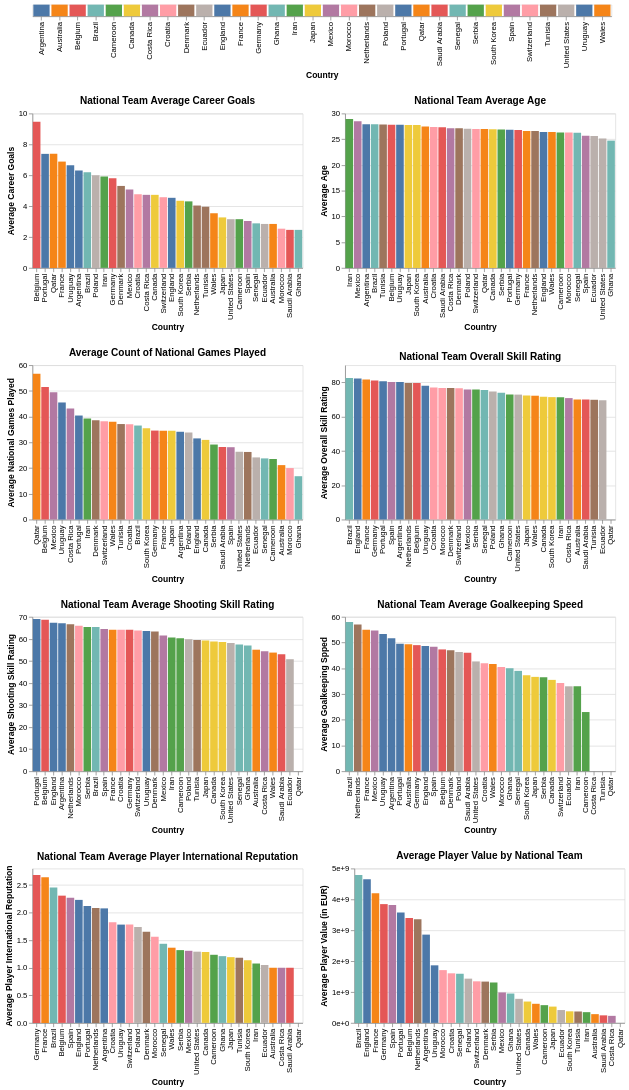

Here is the Vega-Lite specification saved for this chart:
### Vega-Lite specification from a JSON file in a GitHub repository (floating-point values rounded to 4 significant figures; data arrays with more than 128 entries replaced by an {"elided": "..."} marker saying what was removed)
{"config": {"view": {"continuousWidth": 400, "continuousHeight": 300}}, "vconcat": [{"data": {"name": "data-57d213fa20fcef856b897a2006d9629c"}, "mark": "bar", "encoding": {"color": {"condition": {"field": "Country", "legend": null, "type": "nominal", "selection": "selector422"}, "value": "lightgray"}, "x": {"field": "Country", "type": "nominal"}}, "height": 15, "selection": {"selector422": {"type": "multi", "fields": ["Country"]}}, "width": 750}, {"vconcat": [{"hconcat": [{"mark": "bar", "encoding": {"color": {"field": "Country", "type": "nominal"}, "x": {"field": "Country", "sort": "-y", "type": "nominal"}, "y": {"aggregate": "average", "field": "Total_Career_Goals", "title": "Average Career Goals", "type": "quantitative"}}, "height": 200, "title": "National Team Average Career Goals", "transform": [{"filter": {"selection": "selector422"}}], "width": 350}, {"mark": "bar", "encoding": {"color": {"field": "Country", "type": "nominal"}, "x": {"field": "Country", "sort": "-y", "type": "nominal"}, "y": {"aggregate": "average", "field": "Age", "title": "Average Age", "type": "quantitative"}}, "height": 200, "title": "National Team Average Age", "transform": [{"filter": {"selection": "selector422"}}], "width": 350}]}, {"hconcat": [{"mark": "bar", "encoding": {"color": {"field": "Country", "type": "nominal"}, "x": {"field": "Country", "sort": "-y", "type": "nominal"}, "y": {"aggregate": "average", "field": "Total_National_Games_Played_Caps", "title": "Average National Games Played", "type": "quantitative"}}, "height": 200, "title": "Average Count of National Games Played", "transform": [{"filter": {"selection": "selector422"}}], "width": 350}, {"mark": "bar", "encoding": {"color": {"field": "Country", "type": "nominal"}, "x": {"field": "Country", "sort": "-y", "type": "nominal"}, "y": {"aggregate": "average", "field": "overall", "title": "Average Overall Skill Rating", "type": "quantitative"}}, "height": 200, "title": "National Team Overall Skill Rating", "transform": [{"filter": {"selection": "selector422"}}], "width": 350}]}, {"hconcat": [{"mark": "bar", "encoding": {"color": {"field": "Country", "type": "nominal"}, "x": {"field": "Country", "sort": "-y", "type": "nominal"}, "y": {"aggregate": "average", "field": "shooting", "title": "Average Shooting Skill Rating", "type": "quantitative"}}, "height": 200, "title": "National Team Average Shooting Skill Rating", "transform": [{"filter": {"selection": "selector422"}}], "width": 350}, {"mark": "bar", "encoding": {"color": {"field": "Country", "type": "nominal"}, "x": {"field": "Country", "sort": "-y", "type": "nominal"}, "y": {"aggregate": "average", "field": "goalkeeping_speed", "title": "Average Goalkeeping Spped", "type": "quantitative"}}, "height": 200, "title": "National Team Average Goalkeeping Speed", "transform": [{"filter": {"selection": "selector422"}}], "width": 350}]}, {"hconcat": [{"mark": "bar", "encoding": {"color": {"field": "Country", "type": "nominal"}, "x": {"field": "Country", "sort": "-y", "type": "nominal"}, "y": {"aggregate": "average", "field": "international_reputation", "title": "Average Player International Reputation", "type": "quantitative"}}, "height": 200, "title": "National Team Average Player International Reputation", "transform": [{"filter": {"selection": "selector422"}}], "width": 350}, {"mark": "bar", "encoding": {"color": {"field": "Country", "type": "nominal"}, "x": {"field": "Country", "sort": "-y", "type": "nominal"}, "y": {"aggregate": "average", "axis": {"format": "e"}, "field": "value_eur", "title": "Average Player Value (in EUR)", "type": "quantitative"}}, "height": 200, "title": "Average Player Value by National Team", "transform": [{"filter": {"selection": "selector422"}}], "width": 350}]}], "data": {"name": "data-632ecdf56da2295845aad9f51d3a688d"}}], "$schema": "https://vega.github.io/schema/vega-lite/v4.17.0.json", "datasets": {"data-57d213fa20fcef856b897a2006d9629c": [{"Country": "Germany"}, {"Country": "Australia"}, {"Country": "Spain"}, {"Country": "Costa Rica"}, {"Country": "Mexico"}, {"Country": "Ghana"}, {"Country": "Belgium"}, {"Country": "England"}, {"Country": "Cameroon"}, {"Country": "Tunisia"}, {"Country": "United States"}, {"Country": "France"}, {"Country": "Senegal"}, {"Country": "Croatia"}, {"Country": "Switzerland"}, {"Country": "Ecuador"}, {"Country": "Canada"}, {"Country": "Wales"}, {"Country": "Uruguay"}, {"Country": "Brazil"}, {"Country": "Japan"}, {"Country": "Serbia"}, {"Country": "South Korea"}, {"Country": "Argentina"}, {"Country": "Denmark"}, {"Country": "Morocco"}, {"Country": "Iran"}, {"Country": "Netherlands"}, {"Country": "Poland"}, {"Country": "Portugal"}, {"Country": "Qatar"}, {"Country": "Saudi Arabia"}], "data-632ecdf56da2295845aad9f51d3a688d": {"elided": "831 records"}}}
